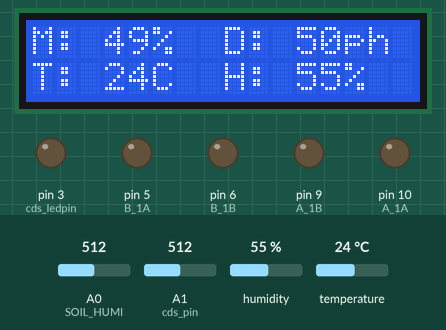
Bench run of a sketch on a simulated Arduino Uno, built with avr-gcc and run on an emulated ATmega328P. Parts: 16×2 character LCD, output pins drawn as LEDs (lit = HIGH). The inputs (shaded band) are chosen by the test bench; at power-on: A1 (cds_pin) = 512, A0 (SOIL_HUMI) = 512, humidity 55 %, temperature 24 °C. What the sketch prints to the serial monitor is not drawn.

Above: at 5.3 s.
5.4 s: A1 (cds_pin) set to 416
At 8.3 s:
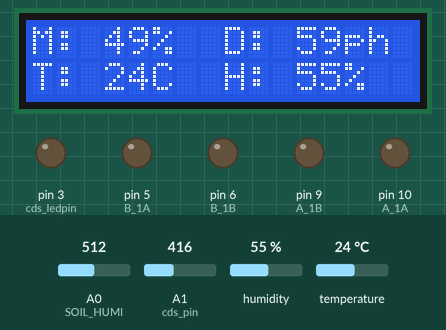
9.3 s: A1 (cds_pin) set to 387
At 14.6 s:
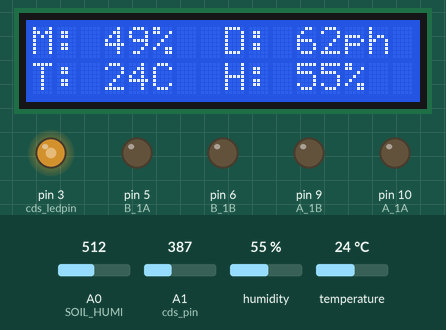
14.9 s: A0 (SOIL_HUMI) set to 807
At 17.6 s:
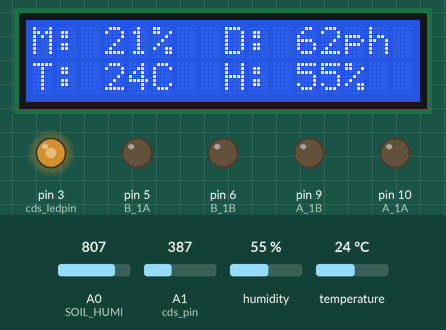
18.8 s: A0 (SOIL_HUMI) set to 827
At 21.4 s:
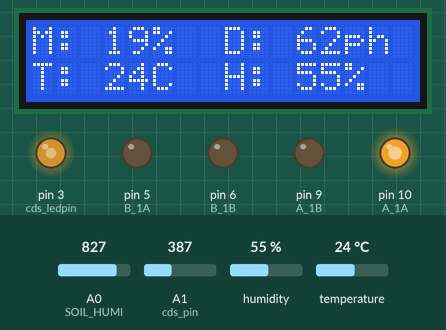
26.5 s: humidity set to 22 %
At 29.5 s:
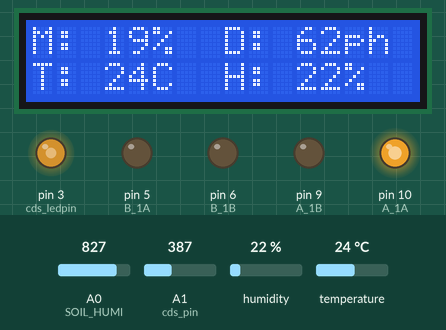
30.4 s: temperature set to 12 °C
At 37.6 s:
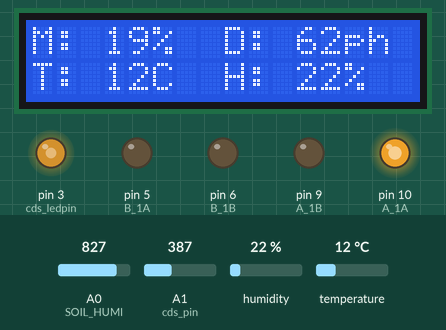
Timing chart, 0 to 39.1 s (numbered marks = the images above; inputs shaded):
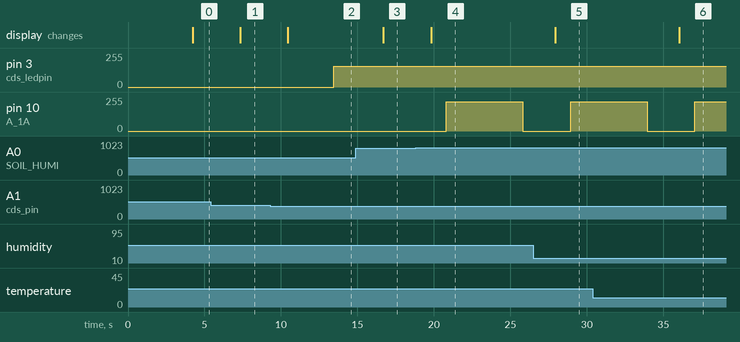

Measured:
- the behaviour switches between 402 and 401 on A1 (cds_pin) (found by bisection; images 1 and 2)
- the behaviour switches between 818 and 819 on A0 (SOIL_HUMI) (found by bisection; images 3 and 4)
- after the input at 5.4 s, the display: changes after 1.9 s (image 1)
- after the input at 9.3 s, pin 3 (cds_ledpin): 0/255 → 156/255 after 4.2 s; the display: changes after 1.2 s (image 2)
- after the input at 14.9 s, the display: changes after 1.8 s (image 3)
- after the input at 18.8 s, pin 10 (A_1A): 0/255 → 220/255 after 2.0 s, → 0/255 5.0 s later; the display: changes after 1.0 s (image 4)
- after the input at 26.5 s, the display: changes after 1.4 s (image 5)
- after the input at 30.4 s, the display: changes after 5.7 s (image 6)

The sketch:

arduino.ino
```cpp
/* 쉽고 재밌는 코딩의 시작, 펀키트랩 www.funkit.kr */

/*스마트팜 키트_ 수분, 바람, 빛 공급편*/

#include <Wire.h>
#include <LiquidCrystal_I2C.h> // LCD를 사용하기 위한 라이브러리 추가
#include <DHT.h> // 온습도센서를 사용하기 위한 라이브러리 추가
#define DHTPIN 4 // 온습도센서 데이터단자 연결 핀번호
#define DHTTYPE DHT11 // DHT11 센서일 경우 DHT11 , DHT22 센서일 경우 DHT22
#define A_1A 10 // 모터드라이버 A_1A 단자 연결 핀번호(워터모터용)
#define A_1B 9 // 모터드라이버 A_1B 단자 연결 핀번호
#define B_1A 5 // 모터드라이버 A_1A 단자 연결 핀번호 (미니모터용)
#define B_1B 6 // 모터드라이버 A_1B 단자 연결 핀번호
#define SOIL_HUMI A0

LiquidCrystal_I2C lcd(0x27, 16, 2); // LCD I2C 통신 설정(주소, 글자수, 줄수)
DHT dht(DHTPIN, DHTTYPE); // 온습도센서 사용 설정

int cds_pin = A1; // 조도센서에 사용할 핀번호
int cds_ledpin=3; // LED에 사용할 핀번호
int soil, psoil;  // 수분센서 값을 사용하기 위한 변수 선언
int val, ledval, pledval; // 조도센서 값을 사용하기 위한 변수 선언

void setup() {
 lcd.init(); // LCD 초기화
 lcd.clear(); // 이전에 출력한 값 지우기
 lcd.backlight(); // 배경화면 빛이 들어오도록 설정
 lcd.setCursor(0,0);  // 출력할 데이터의 위치, 첫 번째 칸, 첫 번째 줄 커서 이동
 lcd.print("SmartFarm Start!"); // 문자 출력
 lcd.setCursor (0,1); // 출력할 데이터의 위치, 첫 번째 칸, 두 번째 줄 커서 이동
 lcd.print("   - FUNKITLAB -  "); // 문자 출력, 이름은 수정하여 사용
 Serial.begin(9600); // 시리얼 모니터 사용
 Serial.println("스마트팜 START!"); //시리얼 모니터에 문자 출력
 delay(4000); // 4초간 지속
 dht.begin(); // 온습도센서 작동

 pinMode(A_1A, OUTPUT); // 모터드라이브 출력모드
 pinMode(A_1B, OUTPUT);
 digitalWrite(A_1A, LOW); // 모터드라이브 초기값은 끈 상태
 digitalWrite(A_1B, LOW);
 pinMode(B_1A, OUTPUT);
 pinMode(B_1B, OUTPUT);
 digitalWrite(B_1A, LOW);
 digitalWrite(B_1B, LOW);
 pinMode(cds_ledpin, OUTPUT);
}
void loop() {
 float h = dht.readHumidity(); // 습도 값을 읽어 h에 입력, 그 값은 실수임 (온습도센서는 소수점 2자리까지 나타내도록 제작되어 있음)
 float t = dht.readTemperature(); // 온도 값을 읽어 t에 입력
 if (isnan(h) || isnan(t)){ // 온습도센서 가 읽은 값이 숫자가 아니면
  Serial.println("DHT센서 값 읽기 실패!"); // 문자 출력
  return; //프로그램 종료
  }
 soil = analogRead(SOIL_HUMI); // A0에서 읽은 값을 soil 변수에 저장
 psoil = map(soil, 1023, 0, 0, 100); // map함수를 사용하여 soil값을 1~100으로 변환한 값을 psoil에 저장
 val = analogRead(cds_pin); // A1에서 읽은 값을 val 변수에 저장
 ledval = map(val,0, 1023, 250, 0); // map함수를 사용하여 val값을 1~250으로 변환한 값을 ledval에 저장
 pledval = ledval*0.4; // 조도센서값을 0~100으로 표시하기 위한 설정
 lcd.init(); // LCD 초기화
 lcd.clear(); // 이전에 출력한 값 지우기
 lcd.backlight(); // 배경화면 빛이 들어오도록 설정
 lcd.display(); // 내용을 표시
 lcd.setCursor(0,0);
 lcd.print("M: ");
 lcd.print(psoil);
 lcd.print("%");
 lcd.setCursor(8,0);
 lcd.print("D: ");
 lcd.print(pledval);
 lcd.print("ph");
 lcd.setCursor(0,1);
 lcd.print("T: ");
 lcd.print(t,0);
 lcd.print("C");
 lcd.setCursor(8,1);
 lcd.print("H: ");
 lcd.print(h,0);
 lcd.print("%");
 Serial.print("수분량: ");
 Serial.print(psoil);
 Serial.print("  조도: ");
 Serial.print(pledval);
 Serial.print("  온도: ");
  Serial.print(t);
  Serial.print("  습도: ");
  Serial.print(h);
  Serial.println();
  delay(1000);

if(psoil < 20) { // 토양수분값이 20미만이면
 analogWrite(A_1A, 220); // 값을 변화(0~255)시키면서 호스에서 나오는 물의 양을 적정하게 설정
 digitalWrite(A_1B, LOW);
 delay(5000);
 digitalWrite(A_1A, LOW); // 워터펌프 중단
 digitalWrite(A_1B, LOW);
 digitalWrite(B_1A, LOW); // 워터펌프가 동작하는 동안 미니모터는 중지, 미니모터와 워터펌프가 동시 작동 시 전압 부족 현상 막음
 digitalWrite(B_1B, LOW);
 }
 else{  // 그 외 토양수분값이 측정되면 워터모터를 꺼라
 digitalWrite(A_1A, LOW);
 digitalWrite(A_1B, LOW);
}
 delay(1000);

if(t >= 30 || h >= 70) { // 온도가 30이상 또는 습도가 80이상이면,  || => [Shift] + [\]
delay(5000);
 analogWrite(B_1A, 220); // 값을 변화(0~255)시키면서 팬의 세기를 설정
 digitalWrite(B_1B, LOW);
 delay(5000);
 digitalWrite(B_1A, LOW); // 값을 변화(0~255)시키면서 팬의 세기를 설정
 digitalWrite(B_1B, LOW);
 digitalWrite(A_1A, LOW);// 미니모터가 동작하는 동안 워터펌프는 중지, 미니모터와 워터펌프가 동시 작동 시 전압 부족 현상 막음
 digitalWrite(A_1B, LOW);
}
else{ // 그 외 온습도 측정값이면 미니모터를 꺼라
 digitalWrite(B_1A, LOW);
 digitalWrite(B_1B, LOW);
}
 delay(1000);

 if (pledval >60) { // 조도센서값이 60이 넘으면
  analogWrite(cds_ledpin, ledval);  // LED는 조도센서 값의 밝기로 켜라
 }
  else{  // 그 외 조도센서값이면 LED를 꺼라
  analogWrite(cds_ledpin, LOW);
 }
}

// programed by funkitlab
```
